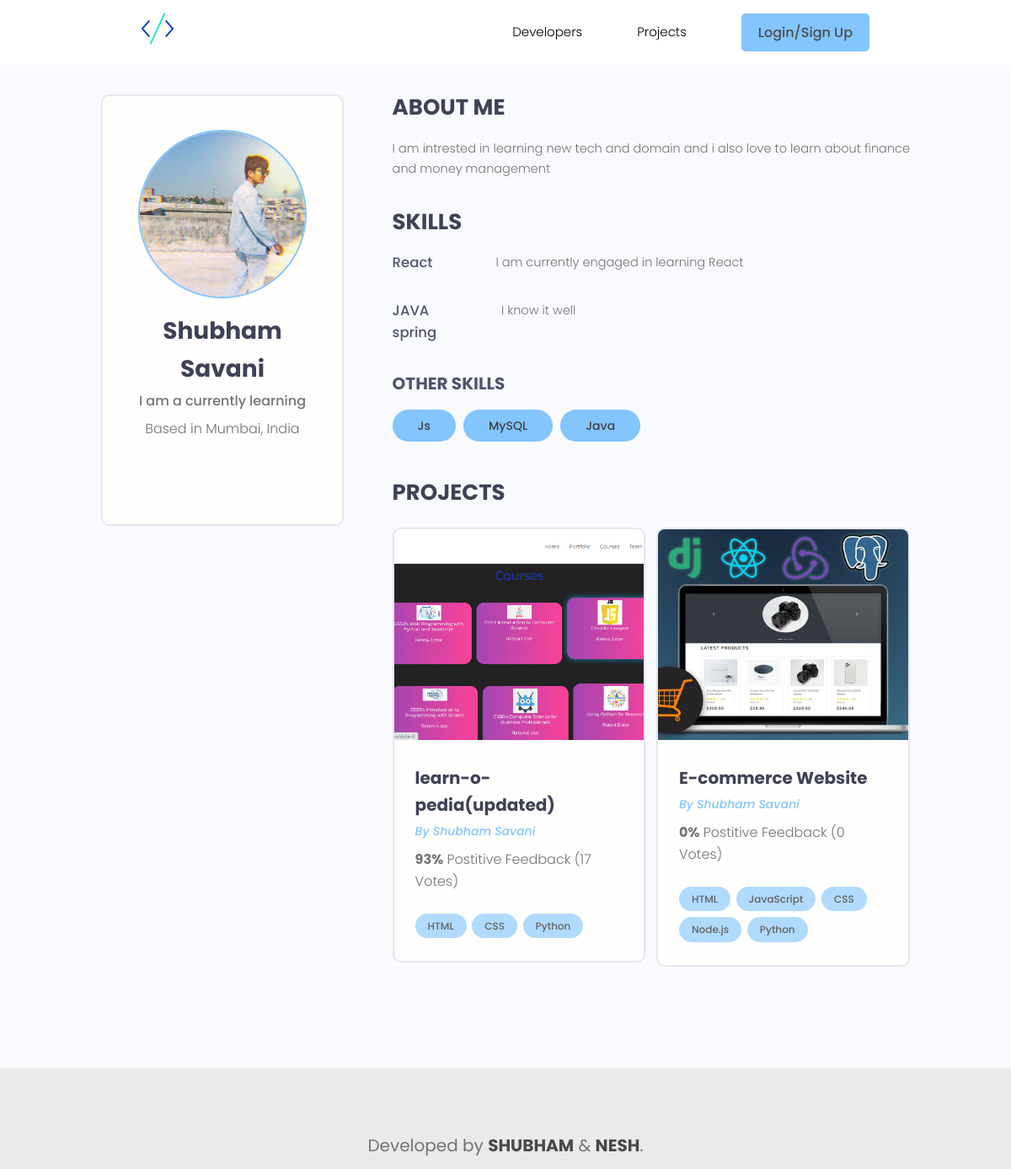
Screenshot of /profile/473627a9-9927-4104-8f6d-b3d03bda8e0b/ with the database file from the repository.
### users/models.py (models this page shows, shortened)
class Profile(models.Model):
    user = models.OneToOneField(User, on_delete=models.CASCADE, null=True, blank = True)
    name= models.CharField(max_length=200, blank=True, null=True)
    email= models.EmailField(max_length=500, blank=True, null=True)
    username = models.CharField(max_length=200, blank=True, null=True)
    location = models.CharField(max_length=200, blank=True, null=True)
    short_intro= models.CharField(max_length=200, blank=True, null=True)
    bio= models.TextField( blank=True, null=True)
    profile_image= models.ImageField(null=True, blank=True, upload_to='profiles/', default='user-default.png')
    social_github= models.CharField(max_length=200, blank=True, null=True)
    social_twitter= models.CharField(max_length=200, blank=True, null=True)
    social_linkedin= models.CharField(max_length=200, blank=True, null=True)
    social_youtube= models.CharField(max_length=200, blank=True, null=True)
    social_website= models.CharField(max_length=200, blank=True, null=True)
    created = models.DateTimeField(auto_now_add=True)
    id= models.UUIDField(default= uuid.uuid4, unique=True, primary_key=True, editable=False)

class Skill(models.Model):
    owner= models.ForeignKey(Profile, on_delete=models.CASCADE, null=True, blank=True)
    name= models.CharField(max_length=200, blank=True, null=True)
    description= models.TextField(null=True, blank=True)
    created = models.DateTimeField(auto_now_add=True)
    id= models.UUIDField(default= uuid.uuid4, unique=True, primary_key=True, editable=False)

### projects/models.py (models this page shows, shortened)
class Project(models.Model):
    owner = models.ForeignKey(Profile, null=True, blank=True, on_delete=models.SET_NULL)
    title= models.CharField(max_length=200)
    image= models.ImageField(null=True, blank=True, default='default.jpg')
    description= models.TextField(null=True, blank=True)
    demo_link= models.CharField(max_length=2000, null=True, blank=True)
    source_link= models.CharField(max_length=2000, null=True, blank=True)
    tags= models.ManyToManyField('Tag', blank=True)
    vote_total= models.IntegerField(default=0,null=True, blank=True)
    vote_ratio= models.IntegerField(default=0,null=True, blank=True)
    created = models.DateTimeField(auto_now_add=True)
    id= models.UUIDField(default= uuid.uuid4, unique=True, primary_key=True, editable=False)
    class Meta:
        ordering = ['created'] #-created will arrange in descending order

class Tag (models.Model): #this is going to be a many to many relationship with the project// we also need to create a attribute in the project as tags <check projects for the tags attribute details>
    name= models.CharField(max_length=200)
    created = models.DateTimeField(auto_now_add=True)
    id= models.UUIDField(default= uuid.uuid4, unique=True, primary_key=True, editable=False)
    def __str__(self):
        return self.name

### users/views.py (the view)
# urls.py: path('profile/<str:pk>/', views.userprofile, name='userprofile'),
def userprofile(request, pk):
    profile=Profile.objects.get(id=pk)
    skills= profile.skill_set.exclude(description__exact="")
    other_skill=profile.skill_set.filter(description="")
    arg= {'profile':profile,'skills':skills, 'other_skill':other_skill}
    return render(request, 'users/user_profile.html', arg)

### users/templates/users/user_profile.html (shortened to what this page needs)
{% extends "main.html" %}
{% block content %}
<main class="profile my-md">
    <div class="container">
        <div class="layout">
            <div class="column column--1of3">
                <div class="card text-center">
                    <div class="card__body dev">
                        <img class="avatar avatar--xl" src="{{ profile.profile_image.url }}">
                        <h2 class="dev__name">{{profile.name}}</h2>
                        <p class="dev__title">{{profile.short_intro}}</p>
                        <p class="dev__location">Based in {{ profile.location }}</p>
                    </div>
                </div>
            </div>
            <div class="column column--2of3">
                <div class="devInfo">
                    <h3 class="devInfo__title">About Me</h3>
                    <p class="devInfo__about">{{ profile.bio }}</p>
                </div>
                <div class="devInfo">
                    <h3 class="devInfo__title">Skills</h3>
                    <div class="devInfo__skills">
                        {% for skill in skills %}
                        <div class="devSkill">
                            <h4 class="devSkill__title">{{skill.name}}</h4>
                            <p class="devSkill__info">
                                {{skill.description}}
                            </p>
                        </div>
                        {% endfor %}
                        <h3 class="devInfo__subtitle">Other Skills</h3>
                        <div class="devInfo__otherSkills">
                        {% for skill in other_skill %}
                            <span class="tag tag--pill tag--sub tag--lg">
                                <small>{{skill.name}}</small>
                            </span>
                            {% endfor %}
                        </div>
                    </div>
                </div>
                <div class="devInfo">
                    <h3 class="devInfo__title">Projects</h3>
                    <div class="grid grid--two">
                        {% for project in profile.project_set.all %}
                        <div class="column">
                            <div class="card project">
                                <a href="{%url 'project' project.id%}" class="project">
                                    <img class="project__thumbnail" src="{{ project.image.url}}"
                                        alt="project thumbnail" />
                                    <div class="card__body">
                                        <h3 class="project__title">{{project.title }}</h3>
                                        <p><a class="project__author" href="{% url 'userprofile' project.owner.id %}">By {{project.owner.name}}</a></p>
                                        <p class="project--rating">
                                            <span style="font-weight: bold;">{{project.vote_ratio}}%</span> Postitive
                                            Feedback ({{project.vote_total}} Vote{{project.vote_total| pluralize:'s' }})
                                        </p>
                                        <div class="project__tags">
                                            {% for tag in project.tags.all %}
                                            <span class="tag tag--pill tag--main">
                                                <small>{{tag}}</small>
                                            </span>
                                            {% endfor %}
                                        </div>
                                    </div>
                                </a>
                            </div>
                        </div>
                        {% endfor %}
                    </div>
                </div>
            </div>
        </div>
    </div>
</main>
{% endblock %}

### static/styles/app.css (style rules this page uses)
.card { border: 2px solid var(--color-light); }
img { width: 100%; }
.tag--main, .tag--main>small { Background-color: rgb(176, 218, 254); color:rgb(99, 99, 99); }
.avatar { border: 2px solid rgb(130, 197, 255); }
.profile .card > .dev { padding: 4rem; }
.dev__name { color: var(--color-sub); font-size: 2.8rem; font-weight: 700; margin-top: 1rem; margin-bottom: 0.5rem; }
.dev__title { font-size: 1.6rem; font-weight: 500; line-height: 1.3; }
.dev__location { margin-top: 1rem; }
.devInfo { margin-bottom: 3rem; }
.devInfo__title, .devInfo__subtitle { font-size: 2.6rem; color: var(--color-sub); text-transform: uppercase; font-weight: 700; margin-bottom: 1.5rem; }
.devInfo__subtitle { font-size: 2rem; color: var(--color-sub-light); }
.devInfo__about, .devSkill__info { font-size: 1.45rem; line-height: 1.7; text-align: justify; }
.devSkill { margin-bottom: 3rem; }
.devSkill__title { font-size: 1.65rem; font-weight: 500; color: var(--color-sub-light); }
@media screen and (min-width: 700px) { .devSkill { display: flex; justify-content: space-between; gap: 3rem; } }
@media screen and (min-width: 700px) { .devSkill__info { flex-basis: 80%; } }
.tag--sub, .tag--sub > small { background: rgb(130, 197, 255); color: rgb(63, 63, 63); font-weight: 500; }
.project__author { font-size: 1.4rem; font-style: italic; }
.project--rating { margin-bottom: 1.6em; margin-top: .5em; }
a { color: rgb(130, 197, 255); }
.project__thumbnail { height: 25rem; object-fit: cover; object-position: top center; }
.project__title { font-size: 2rem; font-weight: 700; color: var(--color-sub); }

### static/uikit/styles/modules/_variables.css (style rules this page uses)
:root { --color-main: #5aa5b9; --color-main-light: #e6faff; --color-sub: #3f4156; --color-sub-light: #51546e; --color-sub-lighter: #ededfd; --color-text: #737373; --color-gray: #8b8b8b; --color-light: #e5e7eb; --color-light-gray: #767676; --color-bg: #f8fafd; --color-white: #fffefd; --color-white-light: #f3f3f3; --color-success: #359e64; --color-success-bg: #def8e8; --color-error: #fc4b0b; --color-error-bg: #fff2ee; --font-base: 'Poppins', arial, helvetica, 'Segoe UI', roboto, ubuntu, sans-serif; --font-monospace: 'Fira Code', 'Courier New', courier, monospace; --font-regular: 300; --font-medium: 500; --font-bold: 700; --generic-shadow: 1px 1px 5px #00000010; --generic-transition: all 0.3s ease-in-out; }

### static/uikit/styles/modules/_base.css (style rules this page uses)
* { margin: 0; padding: 0; box-sizing: border-box; text-rendering: optimizeLegibility; color: inherit; font-size: inherit; }
html { font-size: 50%; }
@media only screen and (min-width: 480px) { html { font-size: 56.25%; } }
@media only screen and (min-width: 1200px) { html { font-size: 62.5%; } }
body { line-height: 1.6; font-weight: 400; font-size: 1.5rem; color: var(--color-text); background-color: var(--color-bg); min-height: 100vh; }

### static/uikit/styles/modules/_typography.css (style rules this page uses)
* { font-family: var(--font-base); }
h2 { font-size: 3.6rem; font-weight: var(--font-bold); }
h3 { font-size: 3.2rem; font-weight: var(--font-medium); }
h4 { font-size: 2.8rem; font-weight: var(--font-medium); }
p, span, strong { font-size: 1.6rem; color: var(--color-text); font-weight: var(--font-regular); }
a { padding-bottom: 2px; text-decoration: none; display: inline-block; color: var(--color-main); font-weight: var(--font-medium); }

### static/uikit/styles/modules/_utilities.css (style rules this page uses)
.container { width: 92%; max-width: 165rem; margin: 0 auto; box-sizing: border-box; }
@media screen and (min-width: 1000px) { .container { width: 90%; } }
@media screen and (min-width: 1200px) { .container { width: 80%; } }
.text-center { text-align: center; }
.my-md { margin: 3rem auto; }

### static/uikit/styles/modules/_avatar.css (style rules this page uses)
.avatar { border-radius: 50%; border: 2px solid var(--color-main); object-fit: cover; }
.avatar--xl { height: 20rem; width: 20rem; }

### static/uikit/styles/modules/_card.css (style rules this page uses)
.card { border-radius: 1rem; background-color: var(--color-white); border: 1.5px solid var(--color-light); width: auto; height: auto; margin-top: 0.5rem; margin-bottom: 0.5rem; overflow: hidden; }
.card__body, .card__header { padding: 2rem 2.5rem; }

### static/uikit/styles/modules/_grid.css (style rules this page uses)
.grid { display: flex; flex-wrap: wrap; justify-content: flex-start; align-items: stretch; }
.grid > .column { min-width: 28rem; margin-bottom: 2.5rem; }
.grid--two > .column { flex-basis: 100%; }
@media screen and (min-width: 800px) { .grid--two { margin-right: -2%; } }
@media screen and (min-width: 800px) { .grid--two > .column { margin-right: 2%; } }
@media screen and (min-width: 800px) { .grid--two > .column { flex-basis: 48%; } }

### rows the page displays
Profile: profile_image (picture), name "Shubham Savani", short_intro "I am a currently learning", location "Mumbai, India", bio "I am intrested in learning new tech and domain and i also love to learn about finance and money management"
Skill: name "React", description "I am currently engaged in learning React"
Skill: name "JAVA spring", description "I know it well"
Skill: name "Js"
Skill: name "MySQL"
Skill: name "Java"
Project: image (picture), title "learn-o-pedia(updated)", owner.name "Shubham Savani", vote_ratio "93", vote_total "17", vote_total|pluralize "s"
Tag: name "HTML"
Tag: name "CSS"
Tag: name "Python"
Project: image (picture), title "E-commerce Website", owner.name "Shubham Savani", vote_ratio "0", vote_total "0", vote_total|pluralize "s"
Tag: name "JavaScript"
Tag: name "Node.js"
